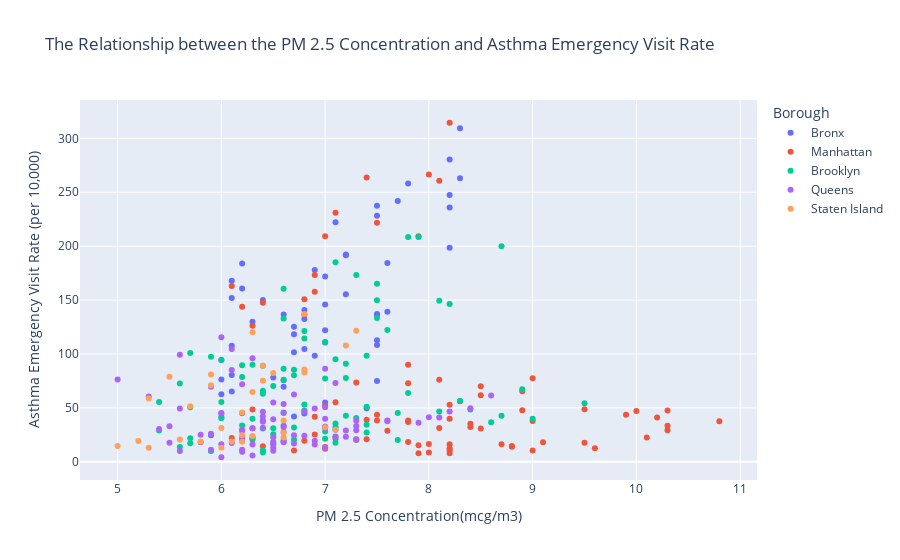

Here is the notebook cell this chart was saved with:
### Code cell
"""
create a scatter plot that visualizes the relationship between PM2.5 concentration
and asthma emergency visit rates. 
Each point represents a community district in a given year, 
and the colors distinguish the five boroughs, 
allowing us to see whether higher pollution levels are associated with higher asthma visit rates.
"""
fig=px.scatter(
    Combine,
    x="Annual mean mcg/m3",
    y="Estimated annual rate per 10,000",
    color="Borough",
    title="The Relationship between the PM 2.5 Concentration and Asthma Emergency Visit Rate",
    labels={"Annual mean mcg/m3": "PM 2.5 Concentration(mcg/m3)",
            "Estimated annual rate per 10,000":"Asthma Emergency Visit Rate (per 10,000)"})
fig.show()

### Figure 1 — Plotly figure (JSON) as saved in the notebook; plotly's stock layout.template omitted (floating-point values rounded to 4 significant figures)
{"data": [{"hovertemplate": "Borough=Bronx<br>PM 2.5 Concentration(mcg/m3)=%{x}<br>Asthma Emergency Visit Rate (per 10,000)=%{y}<extra></extra>", "legendgroup": "Bronx", "marker": {"color": "#636efa", "symbol": "circle"}, "mode": "markers", "name": "Bronx", "orientation": "v", "showlegend": true, "type": "scatter", "x": [7.2, 6.9, 7.0, 6.8, 6.8, 6.9, 6.8, 6.2, 6.1, 6.2, 6.1, 6.0, 6.1, 6.0, 7.0, 6.8, 6.6, 6.5, 6.6, 6.6, 6.6, 6.1, 6.4, 6.3, 6.0, 6.0, 6.1, 5.9, 7.5, 7.1, 7.2, 6.7, 6.7, 6.7, 6.7, 7.8, 7.7, 7.5, 7.2, 7.0, 7.0, 7.0, 8.3, 8.2, 8.2, 7.5, 7.5, 7.5, 7.4, 8.3, 8.2, 8.2, 7.6, 7.6, 7.5, 7.5], "xaxis": "x", "y": [192.3, 178.0, 171.9, 132.4, 104.6, 98.3, 44.8, 183.9, 168.0, 160.8, 107.6, 94.4, 80.6, 41.6, 145.9, 140.9, 136.7, 78.2, 75.7, 69.6, 33.5, 151.9, 150.0, 130.0, 76.3, 62.6, 65.3, 24.7, 237.5, 222.3, 191.5, 125.2, 118.2, 101.7, 42.0, 258.1, 241.8, 228.2, 155.3, 122.1, 110.6, 55.0, 263.0, 235.8, 198.5, 137.1, 112.8, 108.4, 49.6, 309.5, 280.4, 247.4, 184.4, 139.1, 136.4, 75.0], "yaxis": "y"}, {"hovertemplate": "Borough=Manhattan<br>PM 2.5 Concentration(mcg/m3)=%{x}<br>Asthma Emergency Visit Rate (per 10,000)=%{y}<extra></extra>", "legendgroup": "Manhattan", "marker": {"color": "#EF553B", "symbol": "circle"}, "mode": "markers", "name": "Manhattan", "orientation": "v", "showlegend": true, "type": "scatter", "x": [6.9, 6.9, 7.0, 7.5, 8.1, 6.9, 7.3, 7.8, 7.0, 7.9, 6.1, 6.2, 6.3, 7.5, 8.4, 6.1, 7.1, 7.9, 6.4, 8.0, 6.8, 6.8, 6.9, 7.8, 8.4, 7.6, 6.8, 8.2, 7.0, 8.2, 6.4, 6.3, 7.8, 8.5, 6.3, 7.4, 6.3, 8.2, 6.7, 8.2, 7.1, 7.0, 8.9, 7.1, 8.2, 10.2, 7.4, 10.1, 8.0, 9.6, 7.4, 7.5, 8.1, 7.3, 8.9, 8.2, 10.0, 10.3, 8.7, 8.8, 8.1, 7.9, 7.8, 8.5, 8.3, 9.9, 9.0, 10.3, 8.8, 9.0, 8.2, 8.0, 7.8, 9.0, 8.5, 9.5, 10.3, 10.8, 9.1, 9.5], "xaxis": "x", "y": [173.2, 157.7, 52.0, 43.7, 31.3, 25.2, 20.2, 18.4, 13.8, 8.0, 163.1, 143.9, 48.5, 38.4, 32.2, 22.0, 21.4, 15.3, 14.3, 8.7, 150.7, 136.6, 41.7, 38.2, 35.3, 28.7, 19.4, 16.3, 12.2, 8.0, 147.5, 126.3, 37.0, 30.9, 31.1, 20.9, 20.7, 12.5, 10.4, 10.8, 230.9, 209.3, 65.5, 55.3, 40.0, 41.1, 38.9, 22.6, 16.4, 12.6, 263.6, 221.8, 76.2, 73.6, 47.7, 52.8, 47.0, 33.4, 16.3, 14.0, 260.8, 209.3, 72.8, 70.0, 56.1, 43.7, 37.8, 29.2, 14.7, 10.4, 314.5, 266.5, 89.9, 77.5, 61.7, 48.7, 47.5, 37.5, 18.2, 17.6], "yaxis": "y"}, {"hovertemplate": "Borough=Brooklyn<br>PM 2.5 Concentration(mcg/m3)=%{x}<br>Asthma Emergency Visit Rate (per 10,000)=%{y}<extra></extra>", "legendgroup": "Brooklyn", "marker": {"color": "#00cc96", "symbol": "circle"}, "mode": "markers", "name": "Brooklyn", "orientation": "v", "showlegend": true, "type": "scatter", "x": [6.8, 6.8, 7.2, 6.6, 6.4, 7.2, 7.4, 7.1, 6.4, 6.6, 6.5, 5.7, 5.9, 6.4, 5.6, 5.4, 6.4, 6.5, 6.2, 5.4, 5.7, 5.6, 7.2, 6.6, 6.5, 6.4, 6.3, 7.1, 7.0, 6.3, 7.7, 6.4, 6.4, 6.0, 6.2, 6.7, 6.0, 5.7, 6.7, 6.5, 7.0, 5.7, 5.9, 5.9, 6.6, 7.5, 6.6, 6.3, 6.2, 7.4, 8.6, 6.0, 7.3, 6.3, 6.2, 7.1, 7.3, 8.1, 7.0, 6.7, 7.8, 8.7, 6.6, 7.7, 7.0, 6.7, 7.5, 8.2, 7.5, 7.4, 7.0, 8.3, 6.8, 8.1, 9.0, 7.3, 7.1, 7.9, 8.7, 7.8, 7.6, 7.1, 8.9, 9.5, 6.8, 8.4, 7.4, 7.1], "xaxis": "x", "y": [121.3, 114.4, 91.0, 86.3, 66.0, 42.8, 34.3, 35.6, 30.9, 20.0, 16.8, 100.8, 97.5, 89.0, 72.5, 55.5, 38.4, 31.2, 33.6, 29.0, 17.2, 13.6, 77.8, 76.0, 70.4, 63.1, 39.8, 32.0, 32.1, 23.0, 20.1, 10.4, 8.6, 94.3, 89.6, 85.3, 55.4, 50.6, 31.8, 25.5, 21.3, 21.8, 10.2, 9.9, 160.4, 133.4, 133.0, 90.1, 78.7, 51.1, 36.6, 40.3, 40.7, 21.6, 20.8, 185.1, 173.2, 149.3, 111.2, 80.3, 63.9, 42.6, 45.8, 45.3, 28.0, 20.5, 165.1, 146.3, 149.9, 98.4, 77.2, 56.4, 47.5, 46.6, 39.9, 20.7, 17.7, 208.5, 199.9, 208.4, 122.2, 95.2, 67.3, 54.3, 53.2, 48.5, 27.2, 23.5], "yaxis": "y"}, {"hovertemplate": "Borough=Queens<br>PM 2.5 Concentration(mcg/m3)=%{x}<br>Asthma Emergency Visit Rate (per 10,000)=%{y}<extra></extra>", "legendgroup": "Queens", "marker": {"color": "#ab63fa", "symbol": "circle"}, "mode": "markers", "name": "Queens", "orientation": "v", "showlegend": true, "type": "scatter", "x": [6.1, 6.6, 6.5, 7.3, 6.4, 7.1, 6.7, 6.5, 6.7, 6.5, 5.0, 5.6, 5.5, 6.4, 5.4, 6.2, 5.8, 5.5, 5.9, 5.6, 5.9, 6.4, 6.2, 6.3, 7.2, 7.1, 6.5, 6.3, 6.5, 6.3, 5.3, 6.0, 5.8, 5.9, 6.8, 6.6, 6.1, 6.0, 6.2, 6.0, 5.6, 6.2, 6.0, 6.2, 8.0, 7.3, 6.2, 6.6, 6.6, 6.2, 6.1, 6.7, 8.2, 6.6, 6.4, 7.6, 6.6, 7.0, 6.9, 6.5, 6.3, 7.1, 8.4, 6.8, 6.9, 7.9, 7.0, 7.3, 7.3, 7.0, 6.0, 7.0, 8.6, 6.5, 7.0, 8.1, 7.0, 7.6, 7.2, 6.9], "xaxis": "x", "y": [85.1, 53.7, 39.5, 38.0, 37.1, 29.7, 24.6, 22.8, 17.0, 18.5, 76.3, 49.5, 33.0, 31.5, 30.3, 22.2, 18.1, 17.6, 11.2, 9.9, 69.5, 46.4, 29.8, 31.2, 28.9, 22.9, 16.1, 16.1, 10.3, 5.9, 60.6, 45.3, 25.0, 26.1, 24.1, 18.5, 17.4, 16.2, 9.3, 4.2, 99.4, 72.0, 44.7, 45.1, 41.3, 33.2, 28.5, 27.6, 18.1, 11.1, 104.6, 62.5, 46.7, 45.3, 42.1, 37.5, 32.2, 31.3, 19.6, 12.9, 96.0, 73.1, 49.6, 46.7, 49.4, 36.1, 32.8, 29.2, 20.9, 12.9, 115.6, 86.4, 61.5, 54.9, 50.6, 41.0, 39.9, 38.3, 23.3, 16.1], "yaxis": "y"}, {"hovertemplate": "Borough=Staten Island<br>PM 2.5 Concentration(mcg/m3)=%{x}<br>Asthma Emergency Visit Rate (per 10,000)=%{y}<extra></extra>", "legendgroup": "Staten Island", "marker": {"color": "#FFA15A", "symbol": "circle"}, "mode": "markers", "name": "Staten Island", "orientation": "v", "showlegend": true, "type": "scatter", "x": [6.5, 6.3, 6.3, 6.1, 5.5, 5.3, 5.2, 5.0, 6.4, 6.2, 6.2, 6.0, 5.9, 5.7, 5.6, 5.3, 6.3, 5.9, 6.0, 5.8, 6.8, 6.4, 6.6, 6.2, 7.2, 6.8, 7.0, 6.6, 7.3, 6.8, 7.1, 6.6], "xaxis": "x", "y": [82.3, 64.7, 23.8, 18.7, 78.8, 58.7, 19.3, 14.7, 75.2, 45.7, 18.6, 13.0, 71.1, 51.4, 20.7, 13.1, 120.2, 81.0, 31.3, 18.9, 137.2, 89.0, 38.3, 24.6, 107.9, 82.8, 32.1, 22.6, 121.5, 85.5, 29.7, 27.0], "yaxis": "y"}], "layout": {"legend": {"title": {"text": "Borough"}, "tracegroupgap": 0}, "title": {"text": "The Relationship between the PM 2.5 Concentration and Asthma Emergency Visit Rate"}, "xaxis": {"anchor": "y", "domain": [0, 1], "title": {"text": "PM 2.5 Concentration(mcg/m3)"}}, "yaxis": {"anchor": "x", "domain": [0, 1], "title": {"text": "Asthma Emergency Visit Rate (per 10,000)"}}}}
